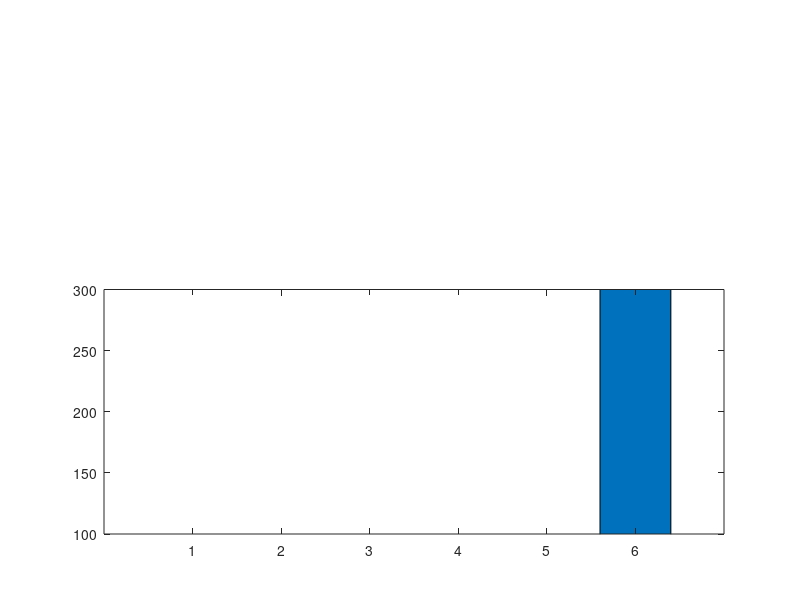

This figure's MATLAB source:
a=[1 3 6 4 5 300];

ylim1=[0 20];
ylim2=[100 300];
xlim=[0 length(a)+1];

figure;

% retrieve your default axis pos
clf;
p0=get(gca,'position')
delete(gcf);

% create axis1
%a1=axes('position',[p0(1) p0(2) p0(3)/2-.025 p0(4)]);
%a1=axes('position',[p0(1) p0(2) p0(3) p0(4)/2]);
%a2=axes('position',[p0(1) p0(4)/2+.145 p0(3) p0(4)/2])
%barh(a);
%bar(a);
%set(a1,'ylim',ylim1);
%set(a2,'xlim',xlim,'ylim',ylim2);
%set(a2,'xtick',[]);
%box off;

% create axis2
%a2=axes('position',[p0(1)+p0(3)/2+.025 p0(2) p0(3)/2-.025 p0(4)]);
%a2=axes('position',[p0(1) p0(4)/2+.145 p0(3) p0(4)/2])
a2=axes('position',[p0(1) p0(2) p0(3) p0(4)/2]);
%barh(a);
bar(a);

%set(a2,'ylim',ylim1);
%set(a2,'ylim',ylim2);
set(a2,'xlim',xlim,'ylim',ylim2);
%set(a2,'xtick',[]);
%set(a2,'xcolor',get(a2,'color'));
%box off

%%%%%%%%%%%%%%%% plotting %%%%%%%%%%%%%%%%%%%%%
output = "break_axis";

%figure;
saveas(1, strcat(output, ".png"));

%box off
